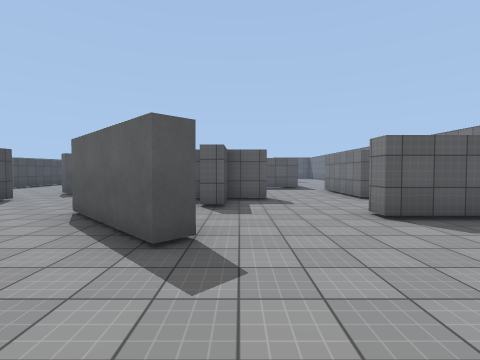
[1] (above)

16 first-person views from a walk through a Unity game level. The camera is 1.5 m above the floor, tilts 2° down and sees 85° across. The floor is counted in squares, 2 m on a side. Each view is taken from the middle of a square. On the plan, view 1 faces up. The plan holds only what a view shows up to about 9 squares ahead; the rest is blank. The place goes on beyond the plan. Some animated figures are not drawn. Surface patterns are stand-ins for the level's own textures.

[2]
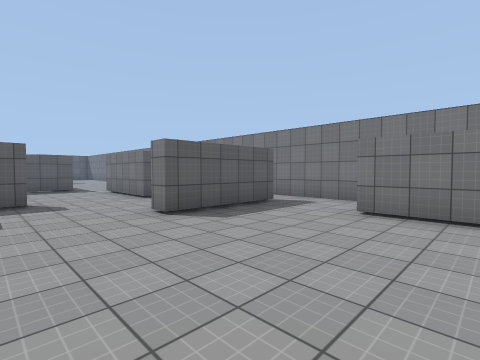

[3]
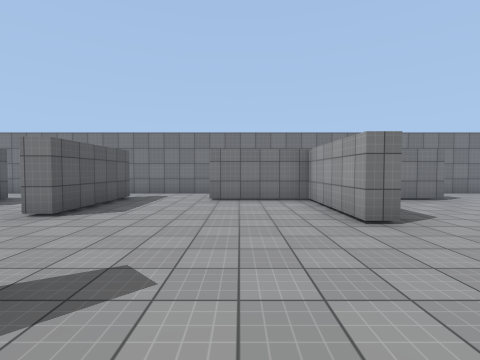

[4]
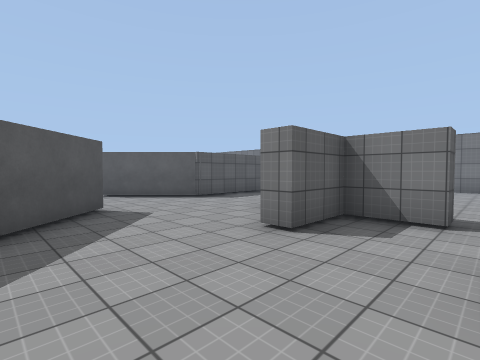

[5]
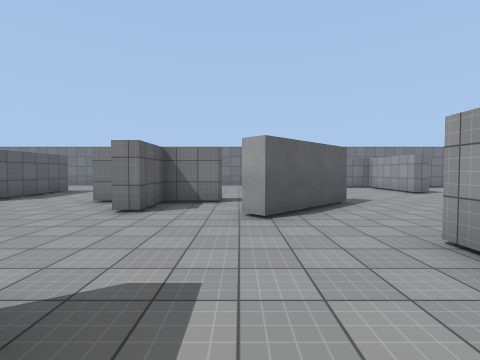

[6]
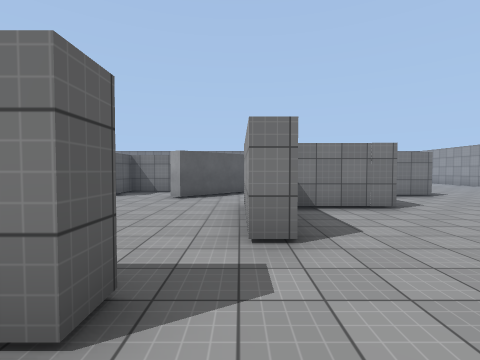

[7]
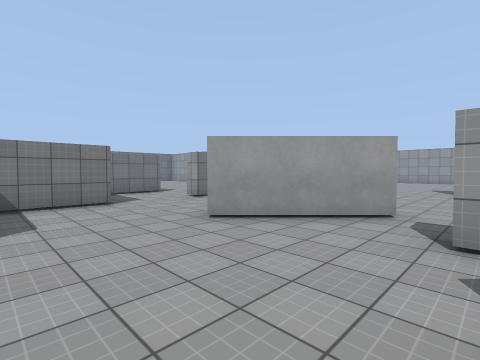

[8]
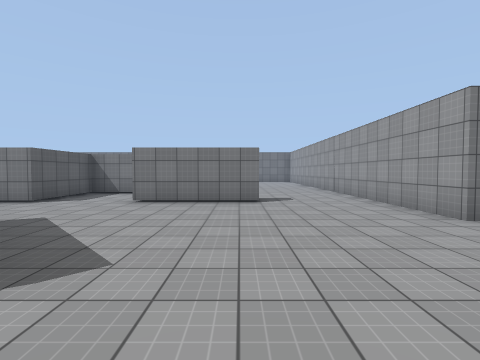

[9]
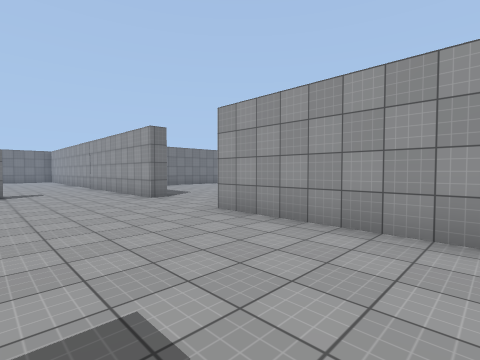

[10]
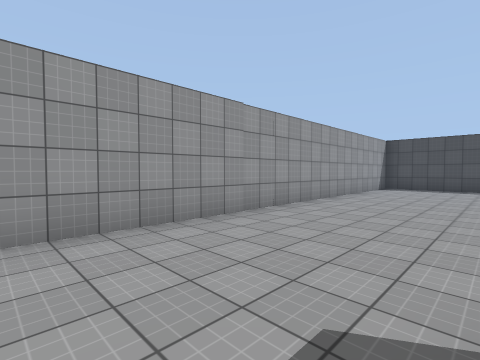

[11]
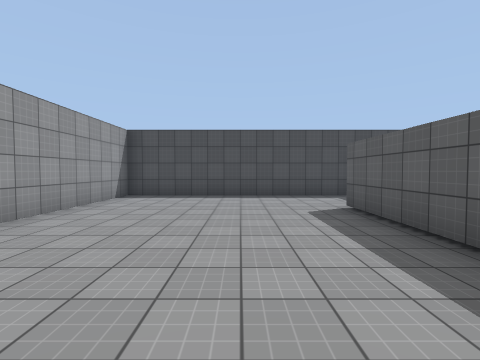

[12]
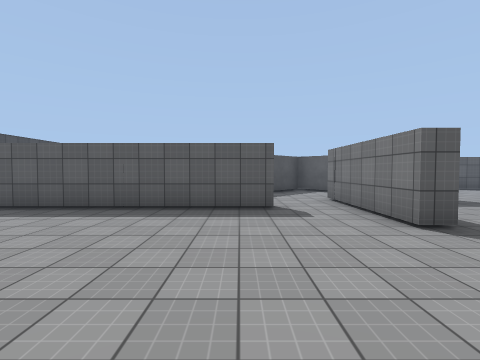

[13]
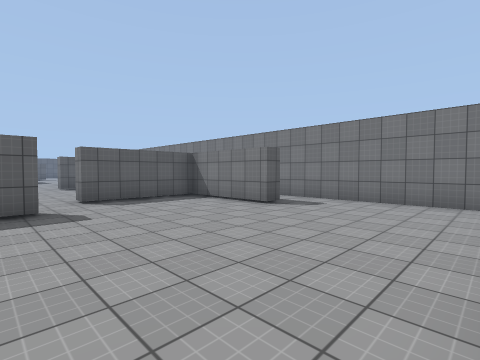

[14]
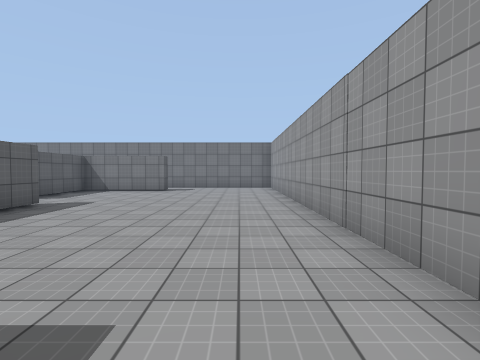

[15]
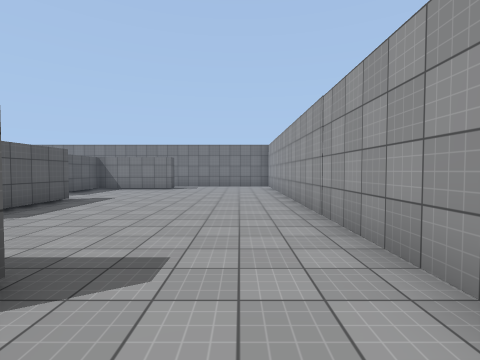

[16]
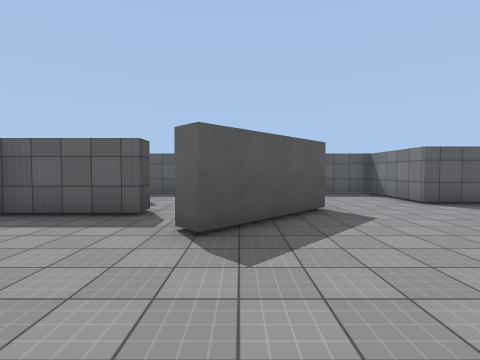

### Floor plan
Ten units are one square. View 1 is at (0, 0); x grows to the right and y downward. Boxes are objects, and circles mark ways between rooms. Rooms are numbered by the first view taken in them; rooms with no view inside come last. Other rooms are left out.
<svg viewBox="-245 -138 316 233">
<path fill="none" stroke="#000" d="M-3 -64 -3 -55 -8 -55 -8 -68 -23 -68 -23 -74M8 -68 -4 -68M-5 -29 -8 -25 -30 -46 -26 -50M-8 -80 -8 -85M48 -70 32 -70 32 -95M52 -41 23 -41 23 -46M-54 -29 -42 -29M17 8 47 8 47 -19M-58 -68 -58 -62M-33 -103 -55 -82M20 -112 -4 -112 -25 -133M-48 55 -48 25 -42 25M-73 9 -95 30 -98 27 -77 5M-107 11 -107 16 -131 16M-23 28 -23 1 -48 1 -48 -24 -64 -24M-71 90 -71 84 40 84M-131 46 -137 46 -137 26M-73 -24 -73 -29 -54 -29M-110 -24 -120 -24M-84 -37 -90 -37M8 26 -12 26M-152 28 -214 28M52 42 47 42 47 13 17 13 17 8M66 78 66 31M66 -20 66 -44M-240 26 -240 84 -99 84"/>
<circle cx="-65" cy="-45" r="3" fill="#2a7"/>
<circle cx="10" cy="10" r="3" fill="#2a7"/>
<circle cx="50" cy="-25" r="3" fill="#2a7"/>
<text x="0" y="-50">1</text>
<text x="-70" y="40">2</text>
</svg>
Room 1 opens to room 2.

Where each view was taken, in squares from view 1:
view 1: 0 up, 0 right, facing up
view 2: 0 up, 0 right, facing up-right
view 3: 1 up, 2 left, facing right
view 4: 5 up, 5 left, facing up-right
view 5: 5 up, 7 left, facing right
view 6: 3 up, 10 left, facing right
view 7: 2 up, 11 left, facing down-right
view 8: 5 down, 11 left, facing right
view 9: 5 down, 14 left, facing down-right
view 10: 5 down, 12 left, facing down-left
view 11: 5 down, 16 left, facing left
view 12: 8 down, 16 left, facing up
view 13: 8 down, 0 right, facing up-right
view 14: 7 down, 5 left, facing right
view 15: 7 down, 6 left, facing right
view 16: 6 down, 9 left, facing up
